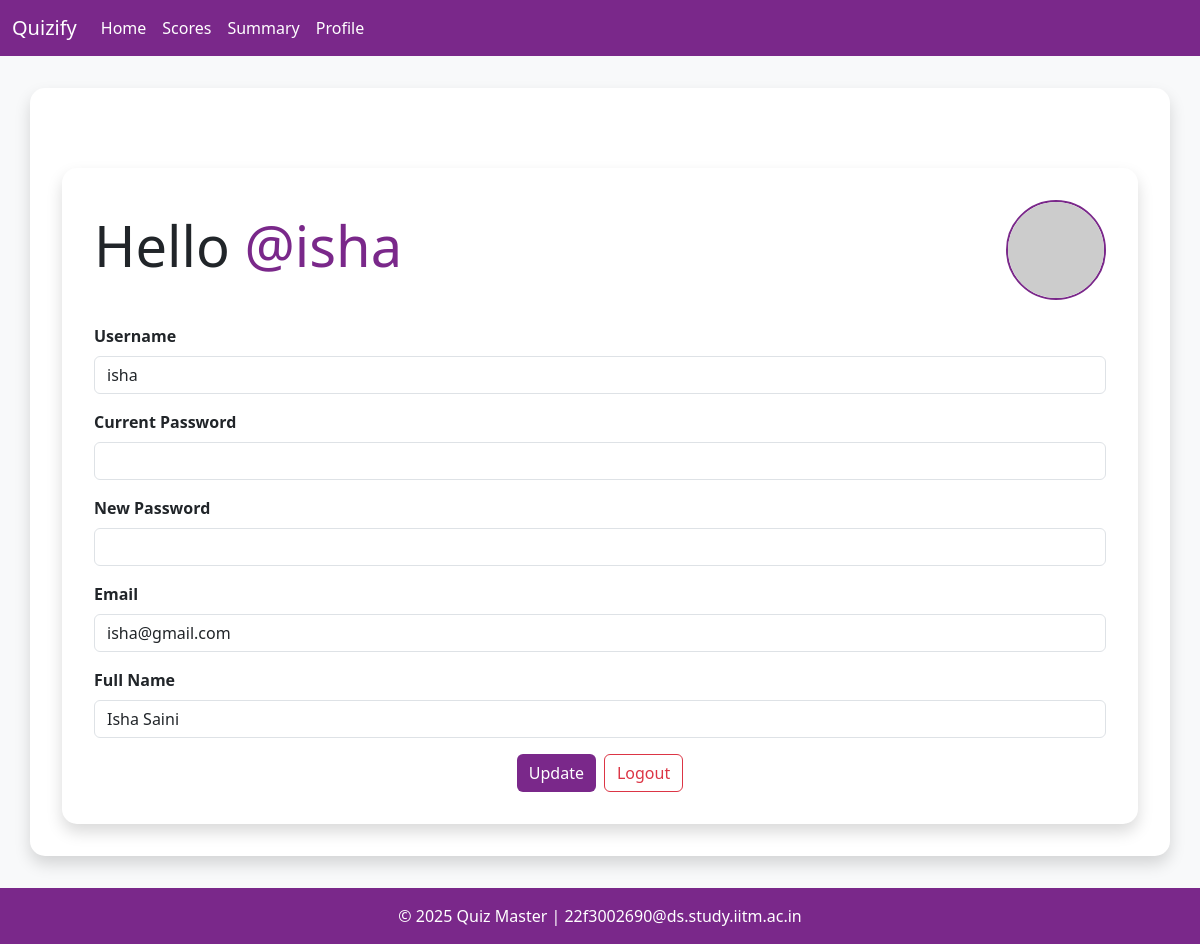
The page /profile (signed in) on the database its author committed.
### models/models.py (models this page shows)
class User(db.Model):
    id = db.Column(db.Integer, primary_key=True)
    username = db.Column(db.String[32], unique=True)
    passhash = db.Column(db.String[256], nullable=False)
    fullName = db.Column(db.String[64], nullable=True)
    email = db.Column(db.String[64], unique=True, nullable=True)
    is_admin = db.Column(db.Boolean, nullable=False, default=False)
    scores = db.relationship('Scores', backref='user', lazy=True, cascade='all, delete-orphan')

### controllers/routes.py (the view)
@app.route('/profile')
@auth_required
def profile():
        user = User.query.get(session['user_id'])
        return render_template('profile.html', user=user)

### controllers/routes.py (called while the page is built)
def auth_required(func):
    @wraps(func)
    def inner(*args, **kwargs):
        if 'user_id' in session:
            return func(*args, **kwargs)
        else:
            flash('Please login to continue')
            return redirect(url_for('login'))
    return inner

### templates/profile.html (shortened to what this page needs)
{% extends 'layout.html' %} {% block title %} Profile Page {% endblock %} {%
block content %}
<div class="container mt-5">
  <div class="d-flex justify-content-between align-items-center mb-4">
    <div>
      <h1 class="display-4">
        Hello
        <span class="text-purple">@{{ user.username }}</span>
      </h1>
    </div>
    <div class="profile-pic">
      <img
        src="https://api.dicebear.com/9.x/lorelei/svg?{{ user.username }}"
        width="100"
        alt="Profile Picture"
      />
    </div>
  </div>
  <form action="" method="post" class="form">
    <div class="form-group mb-3">
      <label for="username" class="form-label">Username</label>
      <input
        type="text"
        name="username"
        value="{{ user.username }}"
        required
        class="form-control"
      />
    </div>
    <div class="form-group mb-3">
      <label for="password" class="form-label">Current Password</label>
      <input type="password" name="cpassword" required class="form-control" />
    </div>
    <div class="form-group mb-3">
      <label for="password" class="form-label">New Password</label>
      <input type="password" name="password" required class="form-control" />
    </div>
    <div class="form-group mb-3">
      <label for="email" class="form-label">Email</label>
      <input
        type="text"
        name="email"
        value="{{ user.email }}"
        required
        class="form-control"
      />
    </div>
    <div class="form-group mb-3">
      <label for="fullName" class="form-label">Full Name</label>
      <input
        type="text"
        name="fullName"
        id="fullName"
        value="{{ user.fullName }}"
        class="form-control"
      />
    </div>
    <div class="buttons d-flex justify-content-center mt-3">
      <input type="submit" value="Update" class="btn btn-purple me-2" />
      <a href="{{ url_for('logout') }}" class="btn btn-outline-danger"
        >Logout</a
      >
    </div>
  </form>
</div>
{% endblock %}

### templates/layout.html (style rules this page uses)
:root { --purple-primary: #7a288a; --purple-secondary: #5c1a7d; }
body { background-color: #f8f9fa; min-height: 100vh; display: flex; flex-direction: column; }
.container { background-color: white; padding: 2rem; border-radius: 15px; box-shadow: 0 0.5rem 1rem rgba(0, 0, 0, 0.15); margin-top: 2rem; flex: 1; }
.btn-purple { background-color: var(--purple-primary); color: white; border: none; }
.text-purple { color: var(--purple-primary) !important; }

### templates/profile.html (style rules this page uses)
.text-purple { color: #7a288a; }
.btn-purple { background-color: #7a288a; color: white; }
.profile-pic { width: 100px; height: 100px; border-radius: 50%; border: 2px solid #7a288a; overflow: hidden; }
.form-group { margin-bottom: 1rem; }
.form-label { font-weight: bold; }

### rows shown on the page
User: username "isha", email "isha@gmail.com", fullName "Isha Saini"
